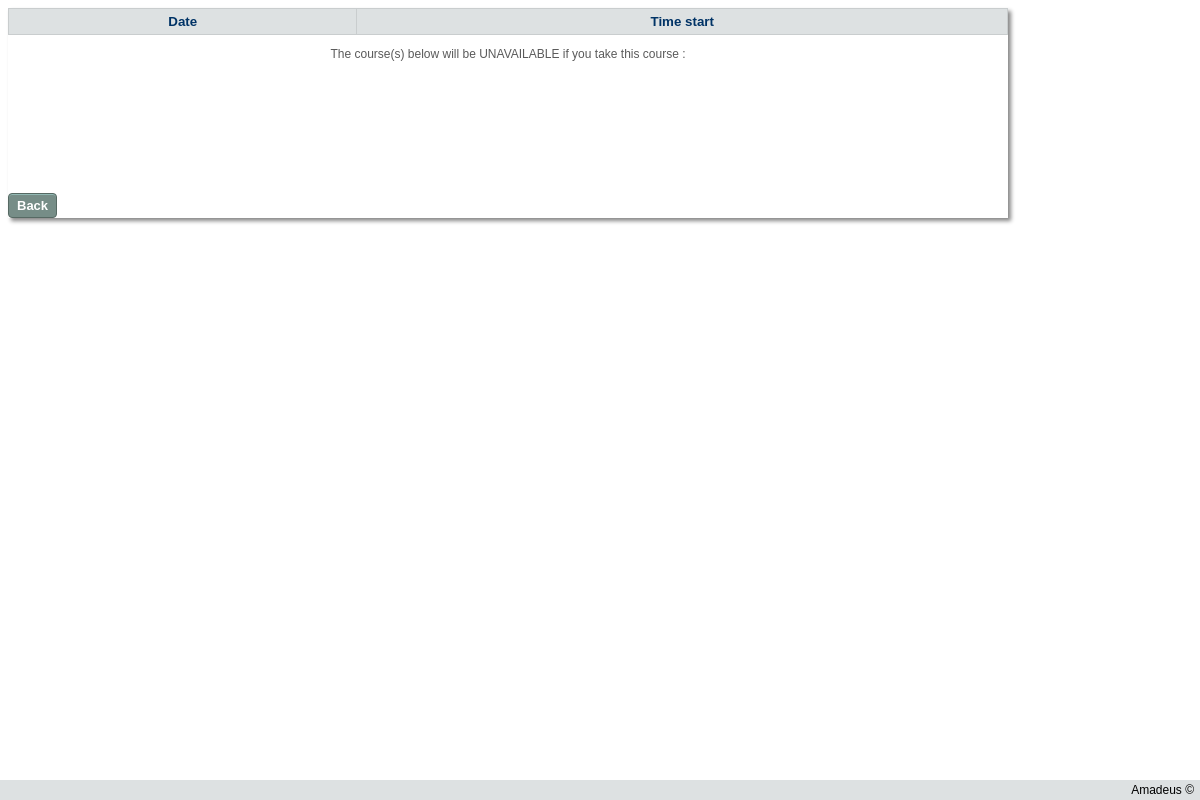
/htdocs/website/dates.php?courseid=IBIS001, run on an earlier commit of the app's database.
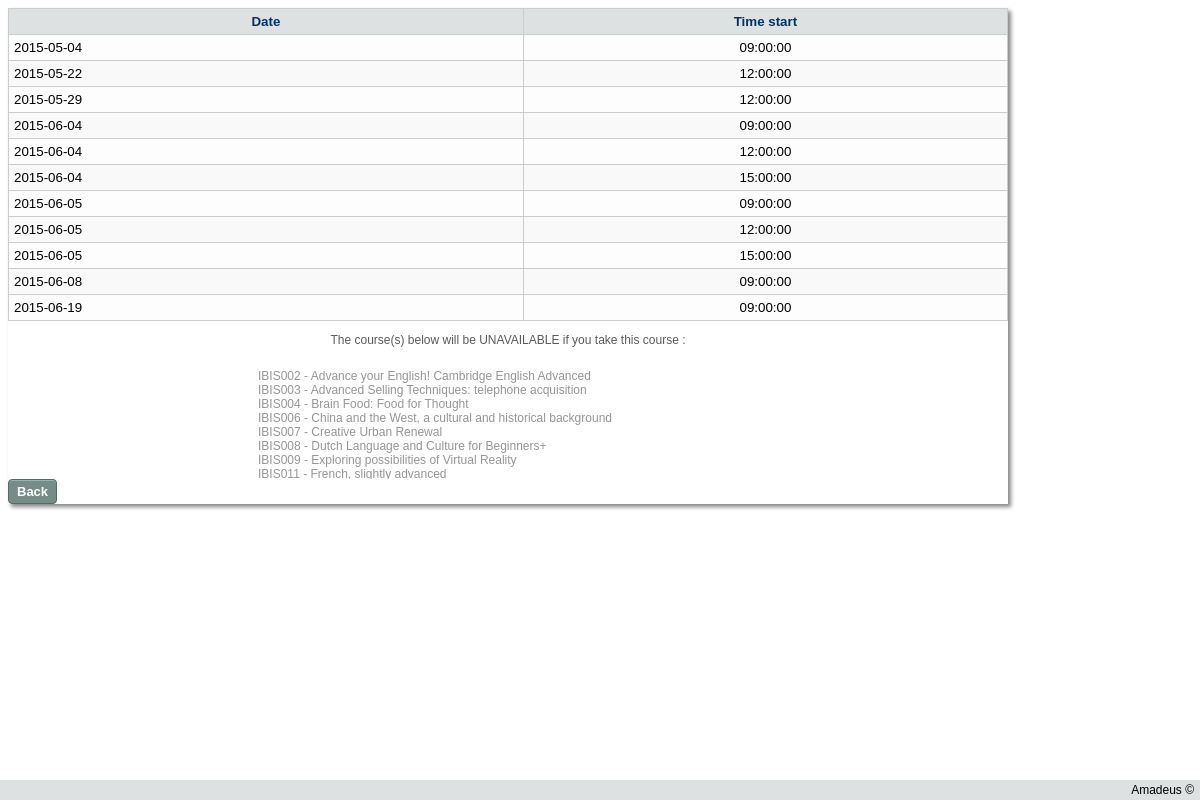
And on a later commit of the database.
### tables this page shows
CREATE TABLE IF NOT EXISTS `lesson` (
  `courseID` varchar(7) NOT NULL,
  `date` date NOT NULL DEFAULT '0000-00-00',
  `time_start` time NOT NULL,
  `room_number` varchar(5) NOT NULL
);

### htdocs/website/dates.php (the view)
<?php
require('include/top.php');
?>
<div class="CSSTableGenerator">
    <table>
        <tr>
            <td>
                Date
            </td>
            <td>
                Time start
            </td>
        </tr>
        <?php
        $courseID = $_GET['courseid'];
        require("include/database.php");
        if ($connection) {
            $SQL = "SELECT * FROM lesson WHERE courseid = '$courseID'";
            $result = $connection->query($SQL);
            $num_rows = mysqli_num_rows($result);
            if ($result) {
                if ($num_rows > 0) {
                    for ($x = 0; $x < $num_rows; $x++) {
                        $result->data_seek($x);
                        $data = $result->fetch_array();
                        $date = $data['date'];
                        $time = $data['time_start'];
                        echo "<tr><td>$date</td><td>$time</td></tr>";
                    }
                }
            } else {
                echo "Database error";
            }
        }
        ?>
    </table>
	<p id='overlap_message'>The course(s) below will be UNAVAILABLE if you take this course :</p>
	<div class="overlap">
	<?php
		if ($connection) {
            $SQLcheckoverlap = "select concat(courseID,' - ',name) as overlap from course where courseID in (select le.courseID from lesson le where le.date in (select date from lesson where courseID='$courseID') and le.courseID in (le.courseID='$courseID'));";
            $result = $connection->query($SQLcheckoverlap);
            $num_rows = mysqli_num_rows($result);
            if ($result) {
                if ($num_rows > 0) {
					for ($x = 0; $x < $num_rows; $x++) {
                        $result->data_seek($x);
                        $data = $result->fetch_array();
                        $overlap = $data['overlap'];
                        echo "$overlap <br/>";
                    }
                }
            } else {
                echo "Database error";
            }
        }
	?>
	</div>
	<a href="index.php"><button class="back">Back</button></a>
</div>
<?php
require('include/bot.php');

### htdocs/website/include/top.php (shortened to what this page needs)
<!DOCTYPE html>
<html>
<head>
    <link href="cssjs/style.css" rel="stylesheet" type="text/css">
    <link href="cssjs/table.css" rel="stylesheet" type="text/css">
    <link href="cssjs/login.css" rel="stylesheet" type="text/css">
    <link href="cssjs/tabs.css" rel="stylesheet" type="text/css">
</head>
<body>

### htdocs/website/include/bot.php
<div class="footer">Amadeus &copy;</div>
</body>
</html>

### htdocs/website/cssjs/style.css (style rules this page uses)
body { max-width: 1000px; height : 100%; overflow-y : scroll; font-family:Arial,sans-serif; font-size:9pt; }
.footer { min-width : 800px; width:100%; background-color:rgb(221,225,226); position:fixed; bottom:0em; right:0em; padding: 3px 6px; text-align: right; }
.overlap { width: 50%; height:100px; margin:auto; text-align: left; color: rgb(150,150,150); overflow-y:auto; padding:10px; }
#overlap_message { color: rgb(90,90,90); text-align: center; }
.enroll, .schedule, .back, .withdraw, .unavailable { -moz-box-shadow:inset 0px 1px 0px 0px #91b8b3; -webkit-box-shadow:inset 0px 1px 0px 0px #91b8b3; box-shadow:inset 0px 1px 0px 0px #91b8b3; background-color:#768d87; -moz-border-radius:4px; -webkit-border-radius:4px; border-radius:4px; border:1px solid #566963; display:inline-block; cursor:pointer; color:#ffffff; font-family:Arial; font-size:13px; font-weight:bold; padding:4px 8px; text-decoration:none; }
html { background: #ffffff; }

### htdocs/website/cssjs/table.css (style rules this page uses)
.CSSTableGenerator { box-shadow: 3px 3px 4px #888888; height: auto; overflow: hidden; }
.CSSTableGenerator table { border-collapse: collapse; border-spacing: 0; width:100%; height:100%; overflow-y:hidden; }
.CSSTableGenerator table td { vertical-align:middle; background-color:rgb(249,249,249); border:1px solid rgb(201,205,206); border-width:1px 1px 1px 1px; text-align:center; padding:5px; font-size:10pt; }
.CSSTableGenerator table tr:nth-child(even) td { background: rgb(253,253,253); }
.CSSTableGenerator table tr td:first-child { text-align:left; }
.CSSTableGenerator table tr:first-child td { background-color:rgb(221,225,226); text-align:center; font-size:10pt; color:#003366; font-weight: bold; }

### htdocs/website/cssjs/tabs.css (style rules this page uses)
a:link,a:visited,a:hover,a:focus,a:active { color: #58C; }

What changed in the data, as far as the page shows it:
added lesson: date "2015-05-04", time_start "09:00:00"
added lesson: date "2015-05-22", time_start "12:00:00"
added lesson: date "2015-05-29", time_start "12:00:00"
added lesson: date "2015-06-04", time_start "09:00:00"
added lesson: date "2015-06-04", time_start "12:00:00"
added lesson: date "2015-06-04", time_start "15:00:00"
added lesson: date "2015-06-05", time_start "09:00:00"
added lesson: date "2015-06-05", time_start "12:00:00"
added lesson: date "2015-06-05", time_start "15:00:00"
added lesson: date "2015-06-08", time_start "09:00:00"
added lesson: date "2015-06-19", time_start "09:00:00"
Also different on the page:
new list line: "IBIS002 - Advance your English! Cambridge English Advanced"
new list line: "IBIS003 - Advanced Selling Techniques: telephone acquisition"
new list line: "IBIS004 - Brain Food: Food for Thought"
new list line: "IBIS006 - China and the West, a cultural and historical background"
new list line: "IBIS007 - Creative Urban Renewal"
new list line: "IBIS008 - Dutch Language and Culture for Beginners+"
new list line: "IBIS009 - Exploring possibilities of Virtual Reality"
new list line: "IBIS011 - French, slightly advanced"
